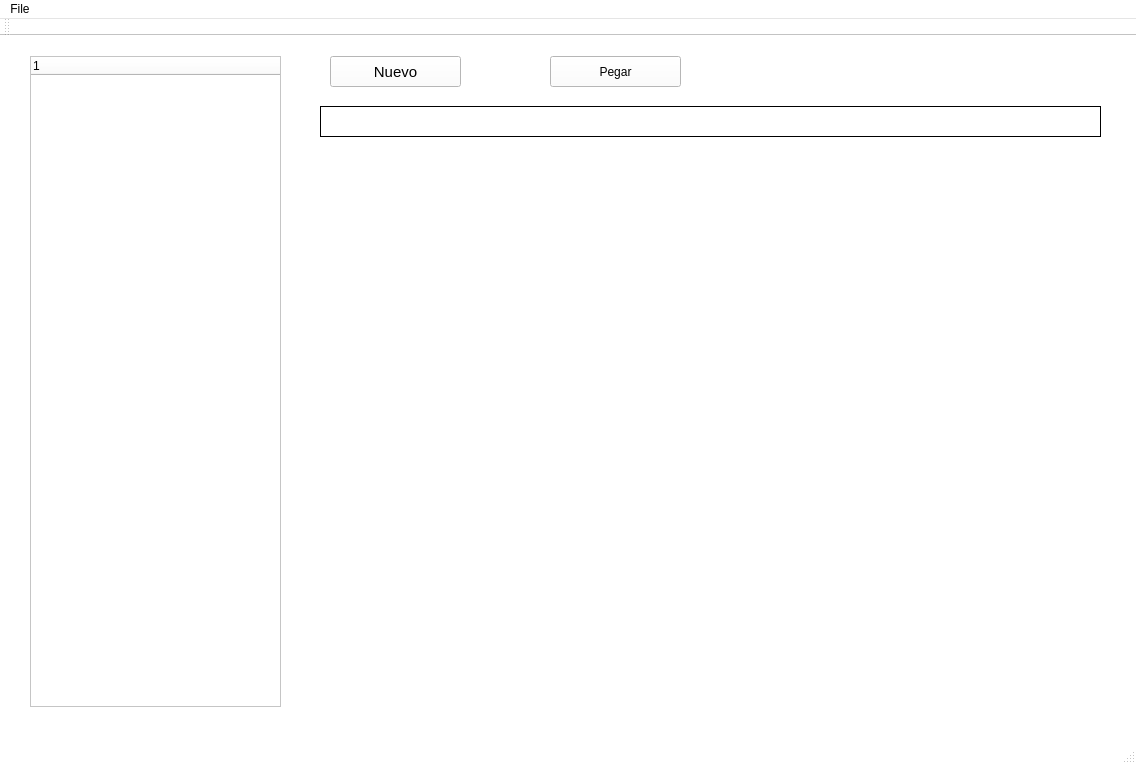
<?xml version="1.0" encoding="UTF-8"?>
<ui version="4.0">
 <class>MainWindow</class>
 <widget class="QMainWindow" name="MainWindow">
  <property name="geometry">
   <rect>
    <x>0</x>
    <y>0</y>
    <width>1136</width>
    <height>764</height>
   </rect>
  </property>
  <property name="palette">
   <palette>
    <active>
     <colorrole role="WindowText">
      <brush brushstyle="SolidPattern">
       <color alpha="255">
        <red>0</red>
        <green>0</green>
        <blue>0</blue>
       </color>
      </brush>
     </colorrole>
     <colorrole role="Button">
      <brush brushstyle="SolidPattern">
       <color alpha="255">
        <red>255</red>
        <green>255</green>
        <blue>255</blue>
       </color>
      </brush>
     </colorrole>
     <colorrole role="Light">
      <brush brushstyle="SolidPattern">
       <color alpha="255">
        <red>255</red>
        <green>255</green>
        <blue>255</blue>
       </color>
      </brush>
     </colorrole>
     <colorrole role="Midlight">
      <brush brushstyle="SolidPattern">
       <color alpha="255">
        <red>255</red>
        <green>255</green>
        <blue>255</blue>
       </color>
      </brush>
     </colorrole>
     <colorrole role="Dark">
      <brush brushstyle="SolidPattern">
       <color alpha="255">
        <red>127</red>
        <green>127</green>
        <blue>127</blue>
       </color>
      </brush>
     </colorrole>
     <colorrole role="Mid">
      <brush brushstyle="SolidPattern">
       <color alpha="255">
        <red>170</red>
        <green>170</green>
        <blue>170</blue>
       </color>
      </brush>
     </colorrole>
     <colorrole role="Text">
      <brush brushstyle="SolidPattern">
       <color alpha="255">
        <red>0</red>
        <green>0</green>
        <blue>0</blue>
       </color>
      </brush>
     </colorrole>
     <colorrole role="BrightText">
      <brush brushstyle="SolidPattern">
       <color alpha="255">
        <red>255</red>
        <green>255</green>
        <blue>255</blue>
       </color>
      </brush>
     </colorrole>
     <colorrole role="ButtonText">
      <brush brushstyle="SolidPattern">
       <color alpha="255">
        <red>0</red>
        <green>0</green>
        <blue>0</blue>
       </color>
      </brush>
     </colorrole>
     <colorrole role="Base">
      <brush brushstyle="SolidPattern">
       <color alpha="255">
        <red>255</red>
        <green>255</green>
        <blue>255</blue>
       </color>
      </brush>
     </colorrole>
     <colorrole role="Window">
      <brush brushstyle="SolidPattern">
       <color alpha="255">
        <red>255</red>
        <green>255</green>
        <blue>255</blue>
       </color>
      </brush>
     </colorrole>
     <colorrole role="Shadow">
      <brush brushstyle="SolidPattern">
       <color alpha="255">
        <red>0</red>
        <green>0</green>
        <blue>0</blue>
       </color>
      </brush>
     </colorrole>
     <colorrole role="AlternateBase">
      <brush brushstyle="SolidPattern">
       <color alpha="255">
        <red>255</red>
        <green>255</green>
        <blue>255</blue>
       </color>
      </brush>
     </colorrole>
     <colorrole role="ToolTipBase">
      <brush brushstyle="SolidPattern">
       <color alpha="255">
        <red>255</red>
        <green>255</green>
        <blue>220</blue>
       </color>
      </brush>
     </colorrole>
     <colorrole role="ToolTipText">
      <brush brushstyle="SolidPattern">
       <color alpha="255">
        <red>0</red>
        <green>0</green>
        <blue>0</blue>
       </color>
      </brush>
     </colorrole>
    </active>
    <inactive>
     <colorrole role="WindowText">
      <brush brushstyle="SolidPattern">
       <color alpha="255">
        <red>0</red>
        <green>0</green>
        <blue>0</blue>
       </color>
      </brush>
     </colorrole>
     <colorrole role="Button">
      <brush brushstyle="SolidPattern">
       <color alpha="255">
        <red>255</red>
        <green>255</green>
        <blue>255</blue>
       </color>
      </brush>
     </colorrole>
     <colorrole role="Light">
      <brush brushstyle="SolidPattern">
       <color alpha="255">
        <red>255</red>
        <green>255</green>
        <blue>255</blue>
       </color>
      </brush>
     </colorrole>
     <colorrole role="Midlight">
      <brush brushstyle="SolidPattern">
       <color alpha="255">
        <red>255</red>
        <green>255</green>
        <blue>255</blue>
       </color>
      </brush>
     </colorrole>
     <colorrole role="Dark">
      <brush brushstyle="SolidPattern">
       <color alpha="255">
        <red>127</red>
        <green>127</green>
        <blue>127</blue>
       </color>
      </brush>
     </colorrole>
     <colorrole role="Mid">
      <brush brushstyle="SolidPattern">
       <color alpha="255">
        <red>170</red>
        <green>170</green>
        <blue>170</blue>
       </color>
      </brush>
     </colorrole>
     <colorrole role="Text">
      <brush brushstyle="SolidPattern">
       <color alpha="255">
        <red>0</red>
        <green>0</green>
        <blue>0</blue>
       </color>
      </brush>
     </colorrole>
     <colorrole role="BrightText">
      <brush brushstyle="SolidPattern">
       <color alpha="255">
        <red>255</red>
        <green>255</green>
        <blue>255</blue>
       </color>
      </brush>
     </colorrole>
     <colorrole role="ButtonText">
      <brush brushstyle="SolidPattern">
       <color alpha="255">
        <red>0</red>
        <green>0</green>
        <blue>0</blue>
       </color>
      </brush>
     </colorrole>
     <colorrole role="Base">
      <brush brushstyle="SolidPattern">
       <color alpha="255">
        <red>255</red>
        <green>255</green>
        <blue>255</blue>
       </color>
      </brush>
     </colorrole>
     <colorrole role="Window">
      <brush brushstyle="SolidPattern">
       <color alpha="255">
        <red>255</red>
        <green>255</green>
        <blue>255</blue>
       </color>
      </brush>
     </colorrole>
     <colorrole role="Shadow">
      <brush brushstyle="SolidPattern">
       <color alpha="255">
        <red>0</red>
        <green>0</green>
        <blue>0</blue>
       </color>
      </brush>
     </colorrole>
     <colorrole role="AlternateBase">
      <brush brushstyle="SolidPattern">
       <color alpha="255">
        <red>255</red>
        <green>255</green>
        <blue>255</blue>
       </color>
      </brush>
     </colorrole>
     <colorrole role="ToolTipBase">
      <brush brushstyle="SolidPattern">
       <color alpha="255">
        <red>255</red>
        <green>255</green>
        <blue>220</blue>
       </color>
      </brush>
     </colorrole>
     <colorrole role="ToolTipText">
      <brush brushstyle="SolidPattern">
       <color alpha="255">
        <red>0</red>
        <green>0</green>
        <blue>0</blue>
       </color>
      </brush>
     </colorrole>
    </inactive>
    <disabled>
     <colorrole role="WindowText">
      <brush brushstyle="SolidPattern">
       <color alpha="255">
        <red>127</red>
        <green>127</green>
        <blue>127</blue>
       </color>
      </brush>
     </colorrole>
     <colorrole role="Button">
      <brush brushstyle="SolidPattern">
       <color alpha="255">
        <red>255</red>
        <green>255</green>
        <blue>255</blue>
       </color>
      </brush>
     </colorrole>
     <colorrole role="Light">
      <brush brushstyle="SolidPattern">
       <color alpha="255">
        <red>255</red>
        <green>255</green>
        <blue>255</blue>
       </color>
      </brush>
     </colorrole>
     <colorrole role="Midlight">
      <brush brushstyle="SolidPattern">
       <color alpha="255">
        <red>255</red>
        <green>255</green>
        <blue>255</blue>
       </color>
      </brush>
     </colorrole>
     <colorrole role="Dark">
      <brush brushstyle="SolidPattern">
       <color alpha="255">
        <red>127</red>
        <green>127</green>
        <blue>127</blue>
       </color>
      </brush>
     </colorrole>
     <colorrole role="Mid">
      <brush brushstyle="SolidPattern">
       <color alpha="255">
        <red>170</red>
        <green>170</green>
        <blue>170</blue>
       </color>
      </brush>
     </colorrole>
     <colorrole role="Text">
      <brush brushstyle="SolidPattern">
       <color alpha="255">
        <red>127</red>
        <green>127</green>
        <blue>127</blue>
       </color>
      </brush>
     </colorrole>
     <colorrole role="BrightText">
      <brush brushstyle="SolidPattern">
       <color alpha="255">
        <red>255</red>
        <green>255</green>
        <blue>255</blue>
       </color>
      </brush>
     </colorrole>
     <colorrole role="ButtonText">
      <brush brushstyle="SolidPattern">
       <color alpha="255">
        <red>127</red>
        <green>127</green>
        <blue>127</blue>
       </color>
      </brush>
     </colorrole>
     <colorrole role="Base">
      <brush brushstyle="SolidPattern">
       <color alpha="255">
        <red>255</red>
        <green>255</green>
        <blue>255</blue>
       </color>
      </brush>
     </colorrole>
     <colorrole role="Window">
      <brush brushstyle="SolidPattern">
       <color alpha="255">
        <red>255</red>
        <green>255</green>
        <blue>255</blue>
       </color>
      </brush>
     </colorrole>
     <colorrole role="Shadow">
      <brush brushstyle="SolidPattern">
       <color alpha="255">
        <red>0</red>
        <green>0</green>
        <blue>0</blue>
       </color>
      </brush>
     </colorrole>
     <colorrole role="AlternateBase">
      <brush brushstyle="SolidPattern">
       <color alpha="255">
        <red>255</red>
        <green>255</green>
        <blue>255</blue>
       </color>
      </brush>
     </colorrole>
     <colorrole role="ToolTipBase">
      <brush brushstyle="SolidPattern">
       <color alpha="255">
        <red>255</red>
        <green>255</green>
        <blue>220</blue>
       </color>
      </brush>
     </colorrole>
     <colorrole role="ToolTipText">
      <brush brushstyle="SolidPattern">
       <color alpha="255">
        <red>0</red>
        <green>0</green>
        <blue>0</blue>
       </color>
      </brush>
     </colorrole>
    </disabled>
   </palette>
  </property>
  <property name="windowTitle">
   <string>MainWindow</string>
  </property>
  <widget class="QWidget" name="centralWidget">
   <widget class="QPushButton" name="btNuevo">
    <property name="geometry">
     <rect>
      <x>330</x>
      <y>20</y>
      <width>131</width>
      <height>31</height>
     </rect>
    </property>
    <property name="font">
     <font>
      <pointsize>11</pointsize>
     </font>
    </property>
    <property name="text">
     <string>Nuevo</string>
    </property>
   </widget>
   <widget class="QLabel" name="vistaPath">
    <property name="geometry">
     <rect>
      <x>320</x>
      <y>70</y>
      <width>781</width>
      <height>31</height>
     </rect>
    </property>
    <property name="font">
     <font>
      <pointsize>10</pointsize>
     </font>
    </property>
    <property name="frameShape">
     <enum>QFrame::Box</enum>
    </property>
    <property name="text">
     <string/>
    </property>
   </widget>
   <widget class="QPushButton" name="btPegar">
    <property name="geometry">
     <rect>
      <x>550</x>
      <y>20</y>
      <width>131</width>
      <height>31</height>
     </rect>
    </property>
    <property name="text">
     <string>Pegar</string>
    </property>
   </widget>
   <widget class="QTreeWidget" name="treeView">
    <property name="geometry">
     <rect>
      <x>30</x>
      <y>20</y>
      <width>251</width>
      <height>651</height>
     </rect>
    </property>
    <column>
     <property name="text">
      <string notr="true">1</string>
     </property>
    </column>
   </widget>
  </widget>
  <widget class="QMenuBar" name="menuBar">
   <property name="geometry">
    <rect>
     <x>0</x>
     <y>0</y>
     <width>1136</width>
     <height>17</height>
    </rect>
   </property>
   <widget class="QMenu" name="menuFile">
    <property name="title">
     <string>File</string>
    </property>
    <widget class="QMenu" name="menuNuevo">
     <property name="title">
      <string>Nuevo</string>
     </property>
     <addaction name="actionFolder"/>
     <addaction name="actionArchivo"/>
    </widget>
    <addaction name="menuNuevo"/>
   </widget>
   <addaction name="menuFile"/>
  </widget>
  <widget class="QToolBar" name="mainToolBar">
   <attribute name="toolBarArea">
    <enum>TopToolBarArea</enum>
   </attribute>
   <attribute name="toolBarBreak">
    <bool>false</bool>
   </attribute>
  </widget>
  <widget class="QStatusBar" name="statusBar"/>
  <action name="actionFolder">
   <property name="text">
    <string>Folder</string>
   </property>
  </action>
  <action name="actionArchivo">
   <property name="text">
    <string>Archivo</string>
   </property>
  </action>
 </widget>
 <layoutdefault spacing="6" margin="11"/>
 <resources/>
 <connections/>
</ui>
